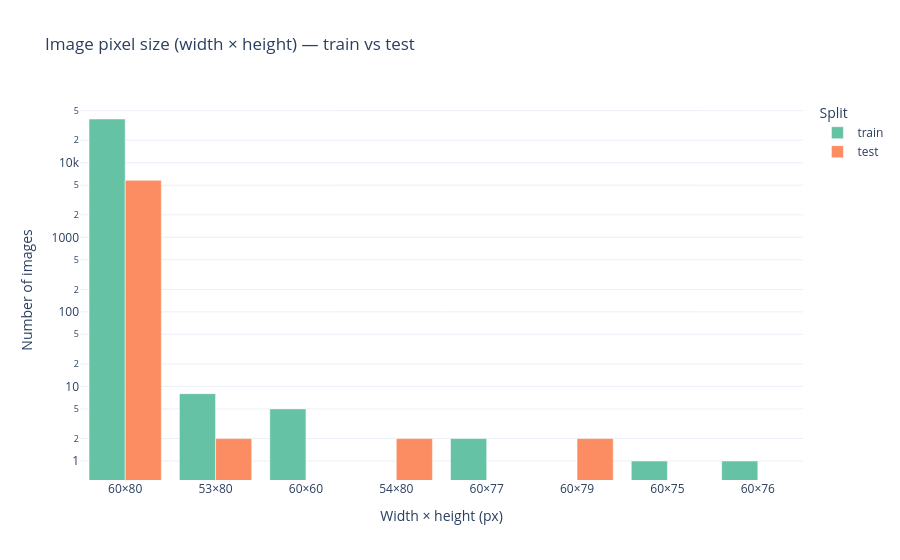
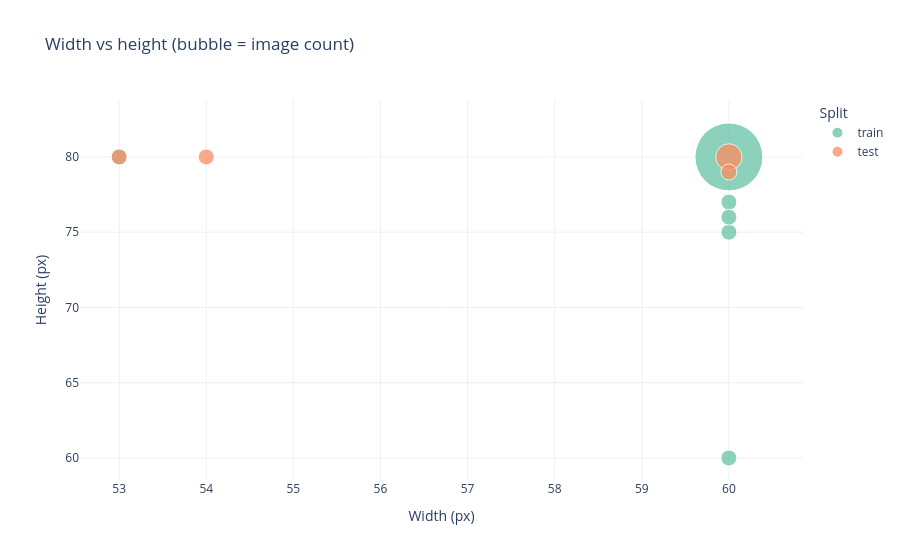
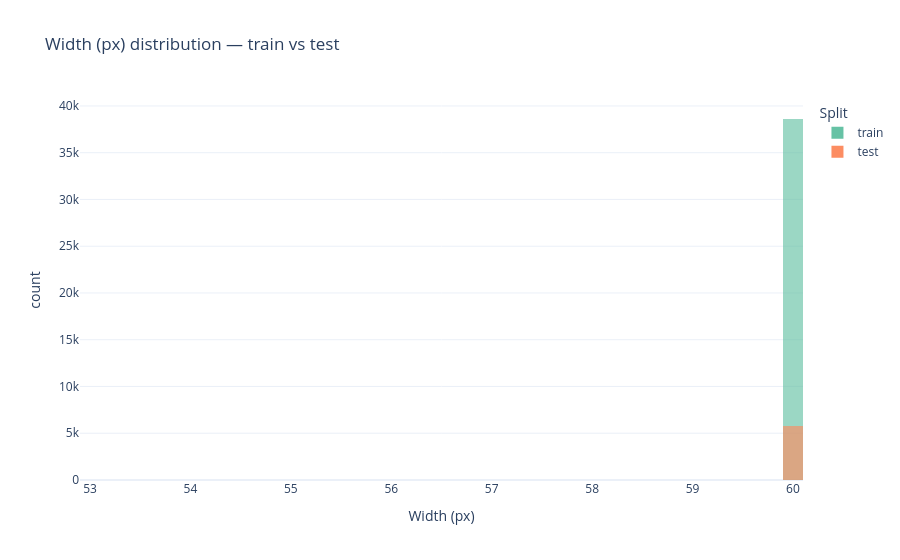
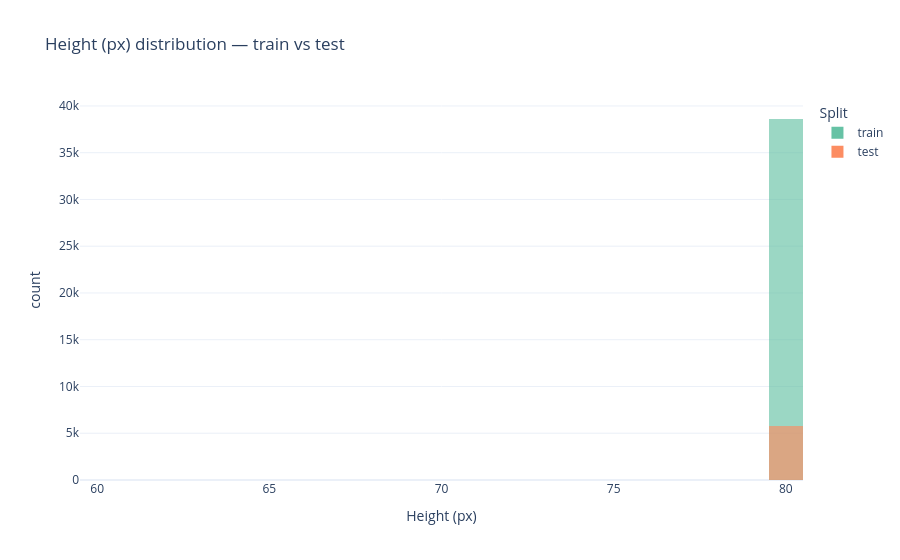

The cell these charts' notebook holds for them, in order:
### Markdown cell above
## Image size distribution

Pixel geometry (`width` × `height`), aspect ratio, pixel area, and JPEG file size for train vs test. Unreadable files are listed first.

### Code cell
failed = img_stats.loc[~img_stats["ok"], ["split", "id", "path"]]
print(f"Unreadable images: {len(failed)}")
display(failed if len(failed) else "None")

ok_stats = img_stats.loc[img_stats["ok"]].copy()
ok_stats["area"] = ok_stats["width"] * ok_stats["height"]
ok_stats["aspect_ratio"] = ok_stats["width"] / ok_stats["height"]
ok_stats["resolution"] = (
    ok_stats["width"].astype(int).astype(str)
    + "×"
    + ok_stats["height"].astype(int).astype(str)
)
ok_stats["file_kb"] = ok_stats["bytes"] / 1024

size_counts = (
    ok_stats.groupby(["split", "resolution", "width", "height", "channels"], dropna=False)
    .size()
    .reset_index(name="n")
    .sort_values("n", ascending=False)
)
print("Unique pixel sizes")
display(size_counts)

print("Pixel / file size summary")
display(
    ok_stats.groupby("split")[["width", "height", "area", "aspect_ratio", "file_kb"]]
    .describe()
    .round(3)
)

res_order = (
    size_counts.groupby("resolution")["n"].sum().sort_values(ascending=False).index.tolist()
)
fig = px.bar(
    size_counts,
    x="resolution",
    y="n",
    color="split",
    barmode="group",
    category_orders={"resolution": res_order},
    title="Image pixel size (width × height) — train vs test",
    labels={"resolution": "Width × height (px)", "n": "Number of images", "split": "Split"},
)
fig.update_yaxes(type="log")
fig.show()

fig = px.scatter(
    size_counts,
    x="width",
    y="height",
    size="n",
    color="split",
    size_max=48,
    opacity=0.75,
    title="Width vs height (bubble = image count)",
    labels={"width": "Width (px)", "height": "Height (px)", "split": "Split", "n": "Count"},
)
fig.update_traces(marker=dict(sizemin=8))
fig.show()

for col, label in [
    ("width", "Width (px)"),
    ("height", "Height (px)"),
    ("area", "Pixel area (width × height)"),
    ("aspect_ratio", "Aspect ratio (width / height)"),
    ("file_kb", "JPEG file size (KB)"),
]:
    fig = px.histogram(
        ok_stats,
        x=col,
        color="split",
        barmode="overlay",
        opacity=0.65,
        nbins=40,
        title=f"{label} distribution — train vs test",
        labels={col: label, "split": "Split"},
    )
    fig.show()

### Figure 1 — Plotly figure (JSON) as saved in the notebook; plotly's stock layout.template omitted (floating-point values rounded to 4 significant figures)
{"data": [{"alignmentgroup": "True", "hovertemplate": "Split=train<br>Width × height (px)=%{x}<br>Number of images=%{y}<extra></extra>", "legendgroup": "train", "marker": {"color": "rgb(102,194,165)", "pattern": {"shape": ""}}, "name": "train", "offsetgroup": "train", "orientation": "v", "showlegend": true, "textposition": "auto", "type": "bar", "x": ["60×80", "53×80", "60×60", "60×77", "60×75", "60×76"], "xaxis": "x", "y": [38595, 8, 5, 2, 1, 1], "yaxis": "y"}, {"alignmentgroup": "True", "hovertemplate": "Split=test<br>Width × height (px)=%{x}<br>Number of images=%{y}<extra></extra>", "legendgroup": "test", "marker": {"color": "rgb(252,141,98)", "pattern": {"shape": ""}}, "name": "test", "offsetgroup": "test", "orientation": "v", "showlegend": true, "textposition": "auto", "type": "bar", "x": ["60×80", "53×80", "54×80", "60×79"], "xaxis": "x", "y": [5823, 2, 2, 2], "yaxis": "y"}], "layout": {"barmode": "group", "legend": {"title": {"text": "Split"}, "tracegroupgap": 0}, "title": {"text": "Image pixel size (width × height) — train vs test"}, "xaxis": {"anchor": "y", "categoryarray": ["60×80", "53×80", "60×60", "54×80", "60×77", "60×79", "60×75", "60×76"], "categoryorder": "array", "domain": [0, 1], "title": {"text": "Width × height (px)"}}, "yaxis": {"anchor": "x", "domain": [0, 1], "title": {"text": "Number of images"}, "type": "log"}}}

### Figure 2 — Plotly figure (JSON) as saved in the notebook; plotly's stock layout.template omitted (floating-point values rounded to 4 significant figures)
{"data": [{"hovertemplate": "Split=train<br>Width (px)=%{x}<br>Height (px)=%{y}<br>Count=%{marker.size}<extra></extra>", "legendgroup": "train", "marker": {"color": "rgb(102,194,165)", "opacity": 0.75, "size": [38595, 8, 5, 2, 1, 1], "sizemin": 8, "sizemode": "area", "sizeref": 16.75, "symbol": "circle"}, "mode": "markers", "name": "train", "orientation": "v", "showlegend": true, "type": "scatter", "x": [60, 53, 60, 60, 60, 60], "xaxis": "x", "y": [80, 80, 60, 77, 75, 76], "yaxis": "y"}, {"hovertemplate": "Split=test<br>Width (px)=%{x}<br>Height (px)=%{y}<br>Count=%{marker.size}<extra></extra>", "legendgroup": "test", "marker": {"color": "rgb(252,141,98)", "opacity": 0.75, "size": [5823, 2, 2, 2], "sizemin": 8, "sizemode": "area", "sizeref": 16.75, "symbol": "circle"}, "mode": "markers", "name": "test", "orientation": "v", "showlegend": true, "type": "scatter", "x": [60, 53, 54, 60], "xaxis": "x", "y": [80, 80, 80, 79], "yaxis": "y"}], "layout": {"legend": {"itemsizing": "constant", "title": {"text": "Split"}, "tracegroupgap": 0}, "title": {"text": "Width vs height (bubble = image count)"}, "xaxis": {"anchor": "y", "domain": [0, 1], "title": {"text": "Width (px)"}}, "yaxis": {"anchor": "x", "domain": [0, 1], "title": {"text": "Height (px)"}}}}

### Figure 3 — Plotly figure (JSON) as saved in the notebook; plotly's stock layout.template omitted (floating-point values rounded to 4 significant figures; data arrays with more than 128 entries replaced by an {"elided": "..."} marker saying what was removed)
{"data": [{"bingroup": "x", "hovertemplate": "Split=train<br>Width (px)=%{x}<br>count=%{y}<extra></extra>", "legendgroup": "train", "marker": {"color": "rgb(102,194,165)", "opacity": 0.65, "pattern": {"shape": ""}}, "name": "train", "nbinsx": 40, "orientation": "v", "showlegend": true, "type": "histogram", "x": {"elided": "38612 int values"}, "xaxis": "x", "yaxis": "y"}, {"bingroup": "x", "hovertemplate": "Split=test<br>Width (px)=%{x}<br>count=%{y}<extra></extra>", "legendgroup": "test", "marker": {"color": "rgb(252,141,98)", "opacity": 0.65, "pattern": {"shape": ""}}, "name": "test", "nbinsx": 40, "orientation": "v", "showlegend": true, "type": "histogram", "x": {"elided": "5829 int values"}, "xaxis": "x", "yaxis": "y"}], "layout": {"barmode": "overlay", "legend": {"title": {"text": "Split"}, "tracegroupgap": 0}, "title": {"text": "Width (px) distribution — train vs test"}, "xaxis": {"anchor": "y", "domain": [0, 1], "title": {"text": "Width (px)"}}, "yaxis": {"anchor": "x", "domain": [0, 1], "title": {"text": "count"}}}}

### Figure 4 — Plotly figure (JSON) as saved in the notebook; plotly's stock layout.template omitted (floating-point values rounded to 4 significant figures; data arrays with more than 128 entries replaced by an {"elided": "..."} marker saying what was removed)
{"data": [{"bingroup": "x", "hovertemplate": "Split=train<br>Height (px)=%{x}<br>count=%{y}<extra></extra>", "legendgroup": "train", "marker": {"color": "rgb(102,194,165)", "opacity": 0.65, "pattern": {"shape": ""}}, "name": "train", "nbinsx": 40, "orientation": "v", "showlegend": true, "type": "histogram", "x": {"elided": "38612 int values"}, "xaxis": "x", "yaxis": "y"}, {"bingroup": "x", "hovertemplate": "Split=test<br>Height (px)=%{x}<br>count=%{y}<extra></extra>", "legendgroup": "test", "marker": {"color": "rgb(252,141,98)", "opacity": 0.65, "pattern": {"shape": ""}}, "name": "test", "nbinsx": 40, "orientation": "v", "showlegend": true, "type": "histogram", "x": {"elided": "5829 int values"}, "xaxis": "x", "yaxis": "y"}], "layout": {"barmode": "overlay", "legend": {"title": {"text": "Split"}, "tracegroupgap": 0}, "title": {"text": "Height (px) distribution — train vs test"}, "xaxis": {"anchor": "y", "domain": [0, 1], "title": {"text": "Height (px)"}}, "yaxis": {"anchor": "x", "domain": [0, 1], "title": {"text": "count"}}}}
